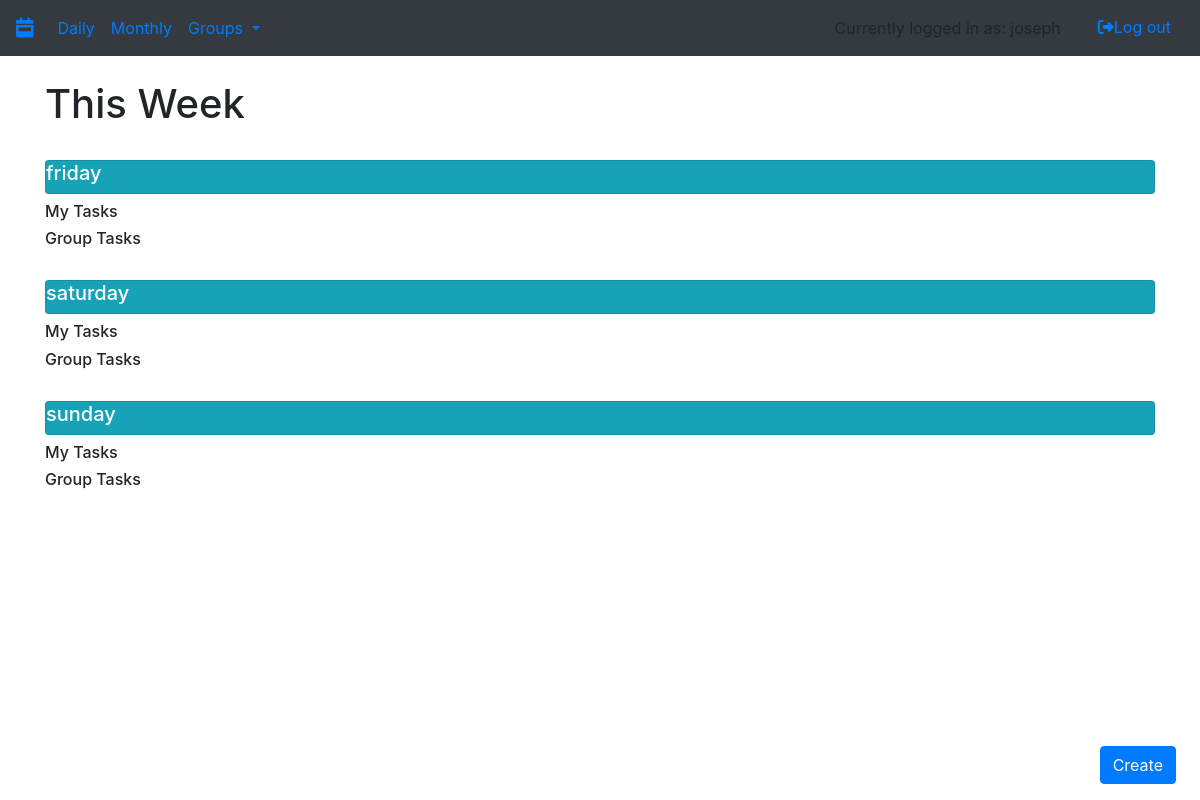
The page /day (signed in) on the database as committed earlier.
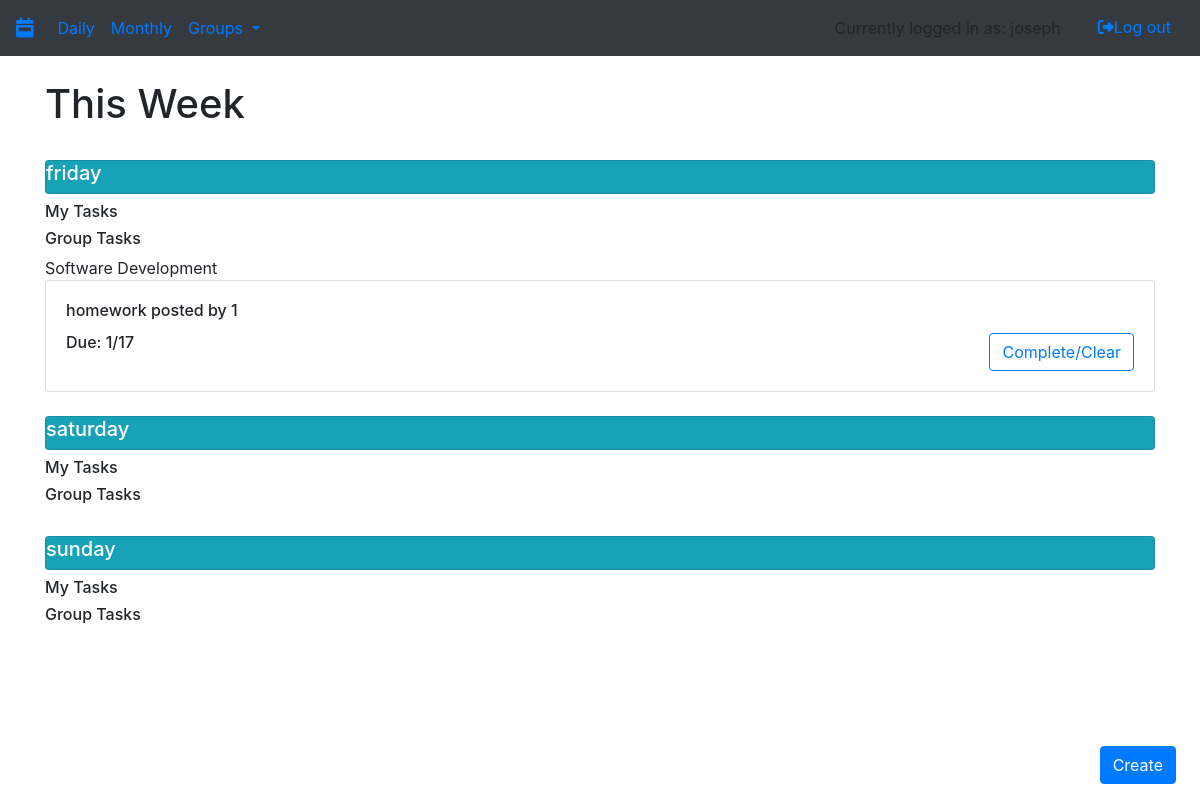
The same page on the database as committed later.
### app/utl/models.py (models this page shows, shortened)
class User(db.Model, UserMixin):
    id = db.Column(db.Integer, primary_key=True)
    username = db.Column(db.String(80), unique=True, nullable=False)
    password = db.Column(db.String(80), nullable=False)
    tasks = db.relationship('Task', backref='user') #whenever you create a task, append it to user.tasks
    admin_groups = db.relationship('Group', backref='user') #whenever you create a group, append it to the users admin groups who created it
    groups = association_proxy('groupownership', #whenever a user joins a group, append it to their groups
                              'group',
                              creator=lambda c: GroupLinks(id, c.id))

class Group(db.Model):
    id = db.Column(db.Integer, primary_key=True)
    admin_id = db.Column(db.Integer, db.ForeignKey('user.id'))
    name = db.Column(db.String(80), unique=True, nullable=False)
    description = db.Column(db.String(80), nullable=False)
    private = db.Column(db.Boolean)
    tasks = db.relationship('Task', backref='group')
    users = association_proxy('groupownership',
                              'user',
                              creator=lambda u: GroupLinks(u.id, id))

class Task(db.Model):
    id = db.Column(db.Integer,primary_key=True)
    user_id = db.Column(db.ForeignKey('user.id'), nullable = False)
    group_id = db.Column(db.Integer, db.ForeignKey('group.id'))
    due_date_m = db.Column(db.Integer, nullable = False)
    due_date_d = db.Column(db.Integer, nullable = False)
    due_date_hr = db.Column(db.Integer)
    due_date_mm = db.Column(db.Integer)
    priority = db.Column(db.Integer, nullable = False)
    timestamp = db.Column(db.DateTime, nullable=False,
                                       default=datetime.utcnow)
    title = db.Column(db.String(80), nullable=False)
    description = db.Column(db.String(80))
    upvotes = db.Column(db.Integer)
    downvotes = db.Column(db.Integer)

### app/app.py (the view)
@login_required
@app.route('/day', methods=['GET', 'POST'])
def day():
    today = datetime.today()
    weekday = today.weekday()
    tasks = {}
    personal_tasks = {}
    group_tasks = {}
    for day in range(weekday,7):
        personal_tasks[days[day]] = Task.query.filter_by(user_id = current_user.id,
                                                        group_id = None,
                                                        due_date_m = int(today.strftime('%m')),
                                                        due_date_d = int(today.strftime('%d')) + day - weekday
                                                        ).all()
    for day in range(weekday,7):
        for group in current_user.groups:
            if group != None:
                if (Task.query.filter_by(group_id = group.id,
                                        due_date_m = int(today.strftime('%m')),
                                        due_date_d=int(today.strftime('%d')) + day - weekday).count() > 0):
                    group_tasks[days[day]] = {group.name : Task.query.filter_by(group_id = group.id,
                                                                                due_date_m = int(today.strftime('%m')),
                                                                                due_date_d=int(today.strftime('%d')) + day - weekday).all()
                                         }
                else:
                    group_tasks[days[day]] = {group.name : None}
                print(group_tasks[days[day]])
    return render_template('week.html', personal_tasks = personal_tasks, group_tasks = group_tasks)

### app/app.py (called while the page is built)
@login_manager.user_loader
def load_user(user_id):
    return User.query.get(user_id)

### app/templates/week.html (shortened to what this page needs)
{% extends "base.html" %}
{% block content %}
    {% if current_user.is_authenticated %}
    <div class="container">
      <div class="row">
          <div class="col-sm">
            <h1>This Week</h1>
          </div>
      </div>
      {% for day in personal_tasks %}
            <div class = "row">
              <div class="col-sm">
                <br>
                <div class="card bg-info text-white">
                  <h5> {{ day }} </h5>
                </div>
              </div>
            </div>
            <div class = "row">
              <div class="col-sm">
                <h5> <h6> My Tasks</h6> </h5>
              </div>
            </div>
            <div class = "row">
              <div class="col-sm">
                <h6> Group Tasks</h6>
              </div>
            </div>
                {% for group in group_tasks[day] %}
                    {% if group_tasks[day][group] is not none %}
                            <div class = "row">
                              <div class="col-sm">
                                {{group}}
                              </div>
                            </div>
                        {% for task in group_tasks[day][group] %}
                            <div class = "row">
                              <div class="col-sm">
                                <div class="card">
                                    <div class="card-body">
                                        <h6 class="card-title">{{task.title}} posted by {{task.user_id}}</h6>
                                        <form action="{{ url_for('deleteTask', task_id = task.id) }}" method = "post">
                                          <button type="submit" class="btn btn-outline-primary float-right">
                                            Complete/Clear
                                          </button>
                                        </form>
                                        <h6>Due: {{task.due_date_m}}/{{task.due_date_d}}</h6>
                                    </div>
                                </div>
                              </div>
                            </div>
                      {% endfor %}
                  {% endif %}
              {% endfor %}
          {% endfor %}
    </div>
    {% endif %}
{% endblock %}

### app/templates/base.html (shortened to what this page needs)
{% from "macros/render_flashes.html" import render_flashes %}
<!DOCTYPE html>
<html lang="en">
<head>
    <link rel="stylesheet" href="https://stackpath.bootstrapcdn.com/bootstrap/4.3.1/css/bootstrap.min.css"
>
    <link rel="stylesheet" href="https://stackpath.bootstrapcdn.com/bootstrap/4.3.1/css/bootstrap.min.css"
>
</head>
<body>
<nav class="navbar navbar-expand-sm bg-dark">
    <div class="navbar-header">
        <a class="navbar-brand" href="/"><i class="fas fa-calendar-week"></i></a>
    </div>
    {% if current_user.is_authenticated %}
    <ul class="navbar-nav mr-auto">
        <li class="nav-item">
            <a class="nav-link" href="{{ url_for('day') }}">Daily</a>
        </li>
        <li class="nav-item">
            <a class="nav-link" href="{{ url_for('month') }}">Monthly</a>
        </li>
        <li class="nav-item dropdown">
            <a class="nav-link dropdown-toggle" href="#" id="navbardrop" data-toggle="dropdown">
                Groups
            </a>
        </li>
    </ul>
    <div class="nav navbar-nav ml-auto">
            <li class="navbar-text mr-4">
              {% if current_user is not none %}
                  Currently logged in as: {{ current_user.username }}
              {% endif %}
            </li>
            <li><a href="{{ url_for('logout') }}">
                <button class="btn btn-link"><i
                        class="fas fa-sign-out-alt"></i>Log out
                </button>
            </a></li>
    </div>
    {% endif %}
</nav>
{{ render_flashes() }}
{% if current_user.is_authenticated %}
  <div id="form button" style="position: fixed; bottom: 2%; right: 2%;">
      <button class="btn btn-primary" role="button" data-toggle="popover" data-trigger="focus"
              data-html="true" data-placement="top" title="Create New">
          Create
      </button>
  </div>
{% endif %}
{% block content %}
{% endblock content %}
</body>
</html>

### app/templates/macros/render_flashes.html (shortened to what this page needs)
{% macro render_flashes() %}
    <br>
{% endmacro %}

Rows that differ between the two databases and show on the page:
now on this page (row unchanged): Group: name "Software Development"
added Task: title "homework", user_id "1", due_date_m "1", due_date_d "17"
